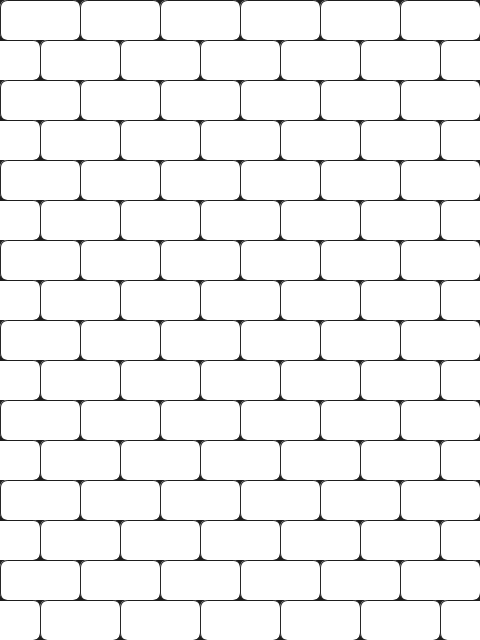
Frame 1 (no input)
Frame 2 (the mouse pressed at the canvas centre, redrawn once): identical to frame 1, image omitted

The Processing sketch that drew this single still picture (run headless with seeded random() and noise(); the mouse was pressed at the canvas centre and the sketch redrawn once):

// Processing sketch: wall_the
// ── wall_the.pde
// Manuale di Programmazione Cinematografica
// Daniele Olmisani, 2015

// The Wall (1982)


final color PAPER = color(255);
final color INK = color(30);


void setup() {
  size(480, 640);
  noLoop();
}


void draw() {
  
  final float S =  min(width, height);
  final float U = 0.002;
  
  final float W = S / 6;
  final float H = 0.50*W;
  final float R = 0.10*W;
  
  background(INK);
 
  fill(PAPER); 
  stroke(INK);
  strokeWeight(S*U);
  
  for (int j=0; j<height/H; j++) {
    for (int i=0; i<width/W+1; i++) {
      rect(-(W/2)*(j%2)+i*W, j*H, W, H, R);
    }
  }
  
  save("the-wall.png");
}
